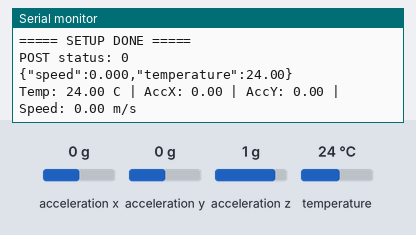
A sketch run on a simulated Arduino Uno R4 WiFi. On the bench: the last lines printed to the serial monitor. Wiring (inferred from the names in the program): MPU-6050 motion sensor at I2C address 0x68. The test bench sets the inputs (shaded band); at power-on: acceleration x 0 g, temperature 24 °C, acceleration y 0 g, acceleration z 1 g. WiFi joins after 1.5 s; servers stay silent unless stated; uploads are accepted with an empty reply.

Above: at 10.5 s.
10.6 s: acceleration x set to -1.4 g
At 11.9 s:
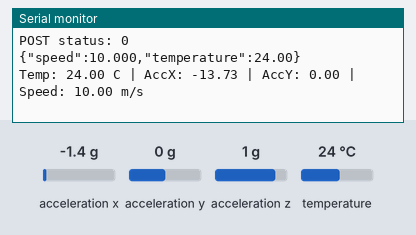
12.1 s: temperature set to 12 °C
At 13.1 s:
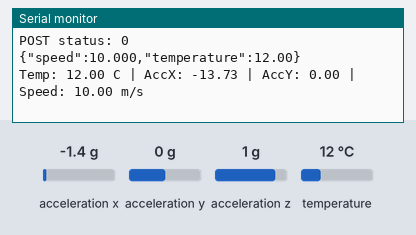
13.6 s: acceleration y set to -1.4 g
At 15.0 s:
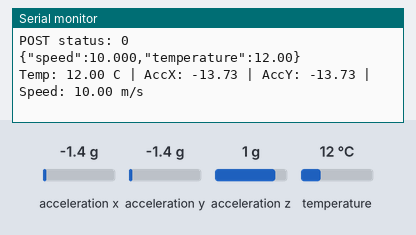
15.1 s: temperature set to 19 °C
At 16.4 s:
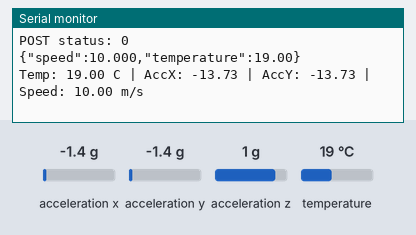
16.6 s: acceleration x set to -0.8 g
At 18.2 s:
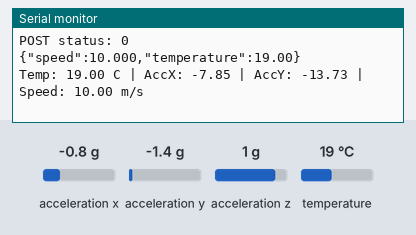
Timing chart, 0 to 19.1 s (numbered marks = the images above; inputs shaded):
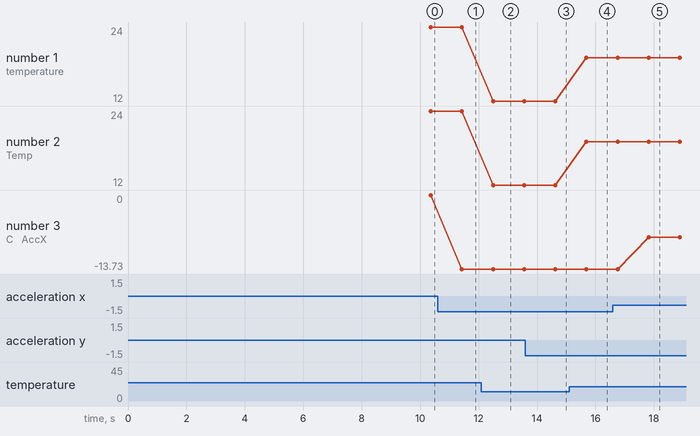

Measured:
- after the input at 10.6 s, the serial monitor: prints a new line after 0.83 s (image 1)
- after the input at 12.1 s, the serial monitor: prints a new line after 0.40 s (image 2)
- after the input at 13.6 s, the serial monitor: prints a new line after 1.0 s (image 3)
- after the input at 15.1 s, the serial monitor: prints a new line after 0.59 s (image 4)
- after the input at 16.6 s, the serial monitor: prints a new line after 1.2 s (image 5)
- plotted number 1: 24 → 12 after the input at 12.1 s, 12 → 19 after the input at 15.1 s
- plotted number 2: 24 → 12 after the input at 12.1 s, 12 → 19 after the input at 15.1 s
- plotted number 3: 0 → -13.73 after the input at 10.6 s, -13.73 → -7.85 after the input at 16.6 s

The sketch:

iot_week10.ino
```cpp
#include <Wire.h>
#include <WiFiS3.h>
#include <ArduinoHttpClient.h>
#include <OneWire.h>
#include <DallasTemperature.h>
#include <math.h>

/* =====================================================
   WiFi 설정
===================================================== */
char ssid[] = "asus-fx의 iPhone";
char pass[] = "12201741";

char serverAddress[] = "165.246.241.45";
int port = 3000;

WiFiClient wifi;
HttpClient client(wifi, serverAddress, port);

/* =====================================================
   DS18B20 설정
===================================================== */
#define ONE_WIRE_BUS 2
OneWire oneWire(ONE_WIRE_BUS);
DallasTemperature tempSensor(&oneWire);

/* =====================================================
   MPU6050 설정
===================================================== */
const int MPU_ADDR = 0x68;

float accX_offset = 0;
float accY_offset = 0;

float velocityX = 0;
float velocityY = 0;
float speed = 0;

unsigned long lastTime = 0;

/* 노이즈 & 드리프트 방지 */
const float ACC_THRESHOLD = 0.15;     // m/s²
const float SPEED_THRESHOLD = 0.05;   // m/s
int stillCount = 0;
const int STILL_COUNT_MAX = 3;
const float MAX_SPEED = 10.0;

/* =====================================================
   MPU6050 함수
===================================================== */
void initMPU() {
  Wire.beginTransmission(MPU_ADDR);
  Wire.write(0x6B);
  Wire.write(0);
  Wire.endTransmission(true);
}

int16_t readAccXraw() {
  Wire.beginTransmission(MPU_ADDR);
  Wire.write(0x3B);
  Wire.endTransmission(false);
  Wire.requestFrom(MPU_ADDR, 2, true);
  return (Wire.read() << 8) | Wire.read();
}

int16_t readAccYraw() {
  Wire.beginTransmission(MPU_ADDR);
  Wire.write(0x3D);
  Wire.endTransmission(false);
  Wire.requestFrom(MPU_ADDR, 2, true);
  return (Wire.read() << 8) | Wire.read();
}

void calibrateMPU() {
  long sumX = 0, sumY = 0;
  Serial.println("MPU6050 보정 중... 가만히 두세요 (2초)");

  for (int i = 0; i < 2000; i++) {
    sumX += readAccXraw();
    sumY += readAccYraw();
    delay(1);
  }

  accX_offset = sumX / 2000.0;
  accY_offset = sumY / 2000.0;

  Serial.print("X offset = ");
  Serial.println(accX_offset);
  Serial.print("Y offset = ");
  Serial.println(accY_offset);
}

/* =====================================================
   SETUP
===================================================== */
void setup() {
  Serial.begin(9600);
  delay(2000);
  Serial.println("===== SETUP START =====");

  Wire.begin();

  tempSensor.begin();
  Serial.println("DS18B20 OK");

  initMPU();
  calibrateMPU();
  lastTime = micros();

  Serial.println("WIFI START");
  int status = WL_IDLE_STATUS;
  while (status != WL_CONNECTED) {
    status = WiFi.begin(ssid, pass);
    Serial.print("WiFi status: ");
    Serial.println(status);
    delay(2000);
  }

  Serial.println("WIFI CONNECTED");
  Serial.print("IP: ");
  Serial.println(WiFi.localIP());
  Serial.println("===== SETUP DONE =====");
}

/* =====================================================
   LOOP
===================================================== */
void loop() {

  /* ---------- 온도 ---------- */
  tempSensor.requestTemperatures();
  float temperature = tempSensor.getTempCByIndex(0);

  /* ---------- 가속도 ---------- */
  int16_t rawAccX = readAccXraw();
  int16_t rawAccY = readAccYraw();

  float accX = (rawAccX - accX_offset) / 16384.0 * 9.81;
  float accY = (rawAccY - accY_offset) / 16384.0 * 9.81;

  if (abs(accX) < ACC_THRESHOLD) accX = 0;
  if (abs(accY) < ACC_THRESHOLD) accY = 0;

  /* ---------- 시간 ---------- */
  unsigned long now = micros();
  float dt = (now - lastTime) / 1000000.0;
  lastTime = now;

  /* ---------- 적분 ---------- */
  velocityX += accX * dt;
  velocityY += accY * dt;

  /* ---------- 3틱 감쇠 정지 ---------- */
  if (accX == 0 && accY == 0) {
    stillCount++;

    if (stillCount == 1) {
      velocityX *= 0.66;
      velocityY *= 0.66;
    }
    else if (stillCount == 2) {
      velocityX *= 0.33;
      velocityY *= 0.33;
    }
    else if (stillCount >= STILL_COUNT_MAX) {
      velocityX = 0;
      velocityY = 0;
    }
  } else {
    stillCount = 0;
  }

  /* ---------- 속력 ---------- */
speed = sqrt(velocityX * velocityX + velocityY * velocityY);

/* ---------- 최대 속도 제한 ---------- */
if (speed > MAX_SPEED) {
  float scale = MAX_SPEED / speed;
  velocityX *= scale;
  velocityY *= scale;
  speed = MAX_SPEED;
}

/* ---------- 최소 속도 컷 ---------- */
if (speed < SPEED_THRESHOLD) {
  speed = 0;
  velocityX = 0;
  velocityY = 0;
}

  /* ---------- JSON ---------- */
  String json = "{";
  json += "\"speed\":" + String(speed, 3) + ",";
  json += "\"temperature\":" + String(temperature, 2);
  json += "}";

  /* ---------- 서버 전송 ---------- */
  if (WiFi.status() == WL_CONNECTED) {
    int statusCode = client.post("/api/data", "application/json", json);
    Serial.print("POST status: ");
    Serial.println(statusCode);
    client.stop();
  }

  /* ---------- 시리얼 출력 ---------- */
  Serial.println(json);
  Serial.print("Temp: ");
  Serial.print(temperature);
  Serial.print(" C | AccX: ");
  Serial.print(accX);
  Serial.print(" | AccY: ");
  Serial.print(accY);
  Serial.print(" | Speed: ");
  Serial.print(speed);
  Serial.println(" m/s");

  delay(100);
}
```
